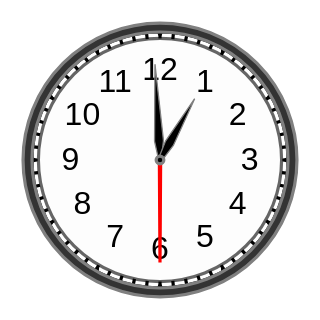

Specify this chart in Vega-Lite:
### Vega specification from a JSON file in a GitHub repository (floating-point values rounded to 4 significant figures)
{"$schema": "https://vega.github.io/schema/vega/v5.json", "description": "A circular clock visualization showing the current time.", "width": 100, "height": 100, "signals": [{"name": "centerX", "init": "width/2"}, {"name": "centerY", "init": "height/2"}, {"name": "radiusRef", "init": "min(width,height)*0.8"}, {"name": "sizeFactor", "init": "radiusRef/400"}, {"name": "outerRadius", "init": "radiusRef/2"}, {"name": "innerRadius", "init": "radiusRef/2 - (10 * sizeFactor)"}, {"name": "currentDate", "init": "now()", "on": [{"events": {"type": "timer", "throttle": 1000}, "update": "now()"}]}, {"name": "currentHour", "init": "hours(currentDate)+minutes(currentDate)/60", "on": [{"events": {"signal": "currentDate"}, "update": "hours(currentDate)+minutes(currentDate)/60"}]}, {"name": "currentMinute", "init": "minutes(currentDate)+seconds(currentDate)/60", "on": [{"events": {"signal": "currentDate"}, "update": "minutes(currentDate)+seconds(currentDate)/60"}]}, {"name": "currentSecond", "init": "seconds(currentDate)", "on": [{"events": {"signal": "currentDate"}, "update": "seconds(currentDate)"}]}], "data": [{"name": "hours", "transform": [{"type": "sequence", "start": 0, "stop": 12, "step": 1, "as": "hour"}, {"type": "formula", "expr": "centerX - cos(PI/2 + (datum.hour * PI/6)) * (outerRadius - (outerRadius-innerRadius)/2)", "as": "x"}, {"type": "formula", "expr": "centerY - sin(PI/2 + (datum.hour * PI/6)) * (outerRadius - (outerRadius-innerRadius)/2)", "as": "y"}, {"type": "formula", "expr": "centerX - cos(PI/2 + (datum.hour * PI/6)) * (innerRadius - 25 * max(sizeFactor, 0.4))", "as": "xHour"}, {"type": "formula", "expr": "centerY - sin(PI/2 + (datum.hour * PI/6)) * (innerRadius - 25 * max(sizeFactor, 0.4))", "as": "yHour"}]}, {"name": "minutes", "transform": [{"type": "sequence", "start": 0, "stop": 60, "step": 1, "as": "minute"}, {"type": "formula", "expr": "centerX - cos(PI/2 + (datum.minute * PI/30)) * (outerRadius - (outerRadius-innerRadius)/3)", "as": "x"}, {"type": "formula", "expr": "centerY - sin(PI/2 + (datum.minute * PI/30)) * (outerRadius - (outerRadius-innerRadius)/2)", "as": "y"}]}], "scales": [{"name": "hourScale", "domain": {"data": "hours", "field": "hour"}, "range": [0, {"signal": "2*PI"}]}, {"name": "minutesScale", "domain": {"data": "minutes", "field": "minute"}, "range": [0, {"signal": "2*PI"}]}], "marks": [{"type": "arc", "encode": {"enter": {"x": {"signal": "centerX"}, "y": {"signal": "centerY"}, "startAngle": {"value": 0}, "endAngle": {"signal": "2*PI"}, "outerRadius": {"signal": "outerRadius"}, "fill": {"value": "transparent"}, "stroke": {"value": "black"}}}}, {"type": "arc", "encode": {"enter": {"x": {"signal": "centerX"}, "y": {"signal": "centerY"}, "startAngle": {"value": 0}, "endAngle": {"signal": "2*PI"}, "outerRadius": {"signal": "innerRadius"}, "fill": {"value": "#FCFCFC"}, "opacity": {"value": 0.6}, "stroke": {"value": "black"}}}}, {"type": "symbol", "from": {"data": "minutes"}, "encode": {"enter": {"size": {"signal": "pow(2*sizeFactor, 2)"}, "x": {"field": "x"}, "y": {"field": "y"}, "angle": {"signal": "datum.minute*6"}, "shape": {"value": "m 0 -5 v 10"}, "stroke": {"value": "black"}}}}, {"type": "symbol", "from": {"data": "hours"}, "encode": {"enter": {"size": {"signal": "pow(2*sizeFactor, 2)"}, "angle": {"signal": "datum.hour*30"}, "shape": {"value": "m -5 -5 h 10 l -5 10 l -5 -10 Z"}, "x": {"field": "x"}, "y": {"field": "y"}, "fill": {"value": "black"}}}}, {"type": "text", "from": {"data": "hours"}, "encode": {"enter": {"x": {"field": "xHour"}, "y": {"field": "yHour"}, "align": {"value": "center"}, "baseline": {"value": "middle"}, "text": {"signal": "datum.hour === 0 ? 12 : datum.hour"}, "fontSize": {"signal": "25*max(sizeFactor, 0.4)"}}}}, {"type": "symbol", "encode": {"enter": {"size": {"signal": "pow(2*sizeFactor, 2)"}, "shape": {"value": "M 0 0 h-1 l 1 -160 l 1 160 h-1"}, "x": {"signal": "centerX"}, "y": {"signal": "centerY"}, "fill": {"value": "red"}, "stroke": {"value": "red"}, "strokeSize": {"value": 2}, "strokeCap": {"value": "round"}}, "update": {"angle": {"signal": "currentSecond*6"}}}}, {"type": "symbol", "encode": {"enter": {"size": {"signal": "pow(2*sizeFactor, 2)"}, "shape": {"value": "M 0 0 h -2 l -5 -30 l 7 -120 l 7 120 l -5 30 h -2 "}, "x": {"signal": "centerX"}, "y": {"signal": "centerY"}, "fill": {"value": "black"}, "stroke": {"value": "grey"}, "strokeCap": {"value": "round"}, "strokeWidth": {"signal": "2* min(sizeFactor, 1)"}}, "update": {"angle": {"signal": "currentMinute*6"}}}}, {"type": "symbol", "encode": {"enter": {"size": {"signal": "pow(2*sizeFactor, 2)"}, "shape": {"value": "M 0 0 h-3 l -4 -30 l 7 -80 l 7 80 l -4 30 h -3"}, "x": {"signal": "centerX"}, "y": {"signal": "centerY"}, "fill": {"value": "black"}, "stroke": {"value": "grey"}, "strokeCap": {"value": "round"}, "strokeWidth": {"signal": "2* min(sizeFactor, 1)"}, "zIndex": {"value": 1}}, "update": {"angle": {"signal": "currentHour*30"}}}}, {"type": "arc", "encode": {"enter": {"x": {"signal": "centerX"}, "y": {"signal": "centerY"}, "startAngle": {"value": 0}, "endAngle": {"signal": "2*PI"}, "outerRadius": {"signal": "6*sizeFactor"}, "fill": {"value": "black"}, "stroke": {"value": "grey"}, "zIndex": {"value": 1}}}}, {"type": "arc", "encode": {"enter": {"x": {"signal": "centerX"}, "y": {"signal": "centerY"}, "startAngle": {"value": 0}, "endAngle": {"signal": "2*PI"}, "innerRadius": {"signal": "outerRadius"}, "outerRadius": {"signal": "outerRadius + 14 * sizeFactor"}, "fill": {"value": "#333"}, "stroke": {"value": "grey"}}}}]}
